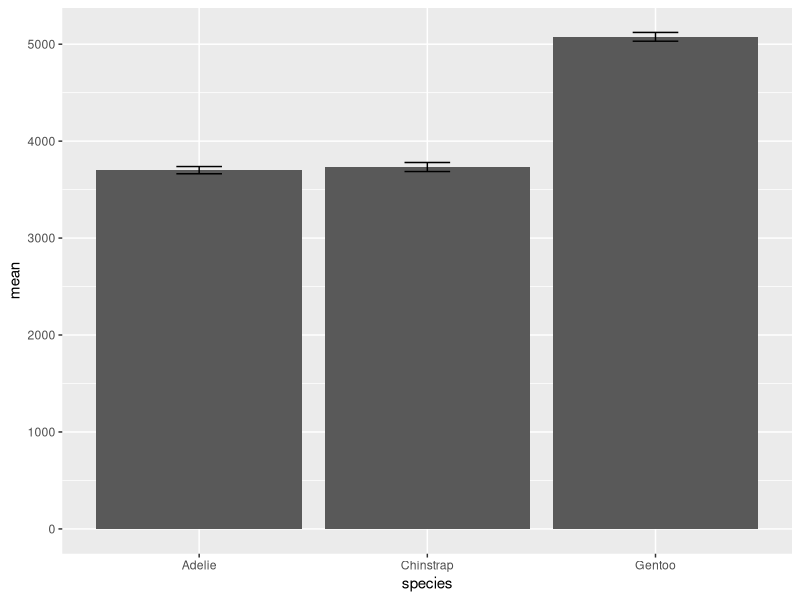
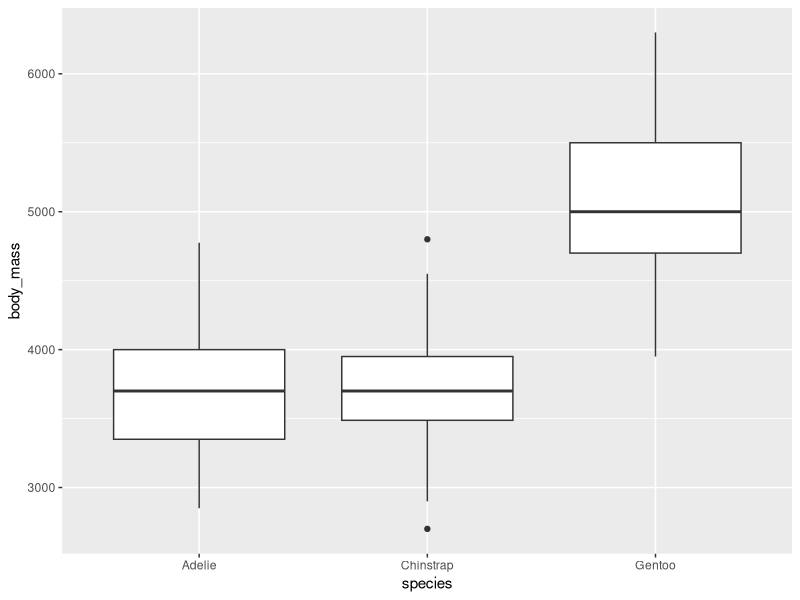
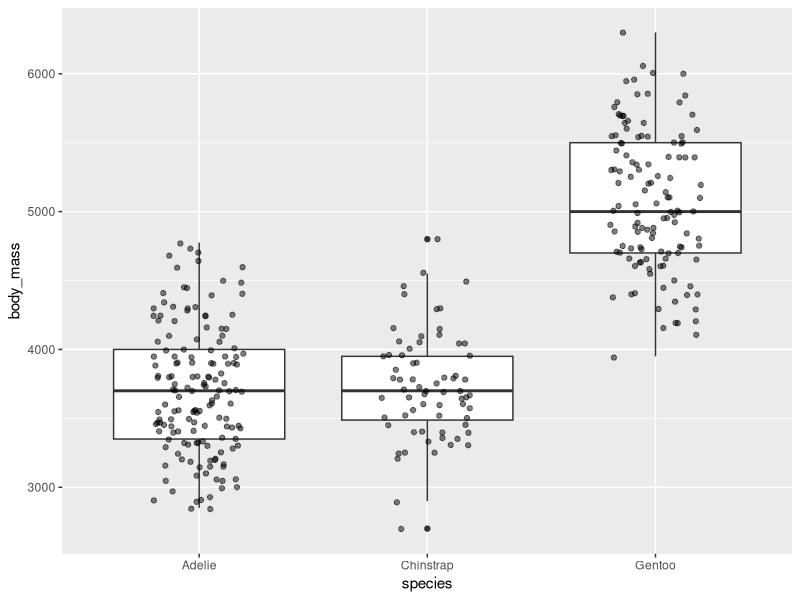
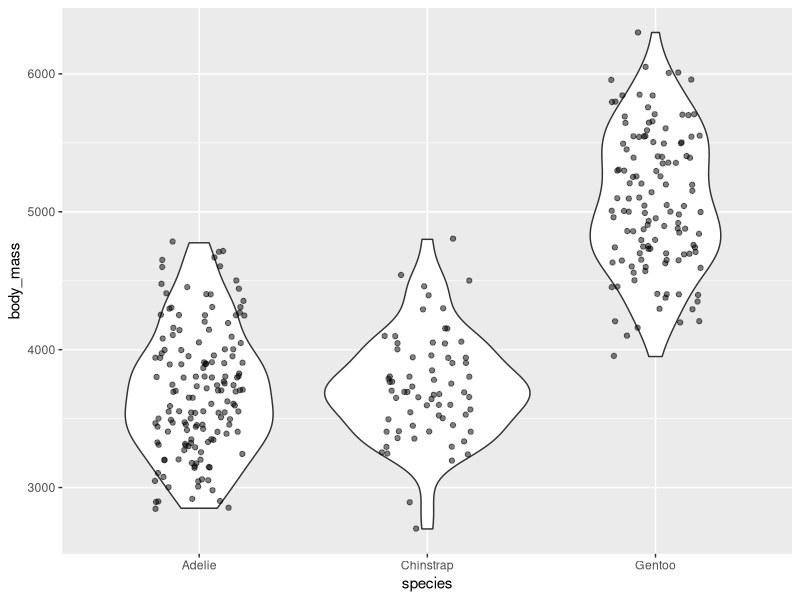
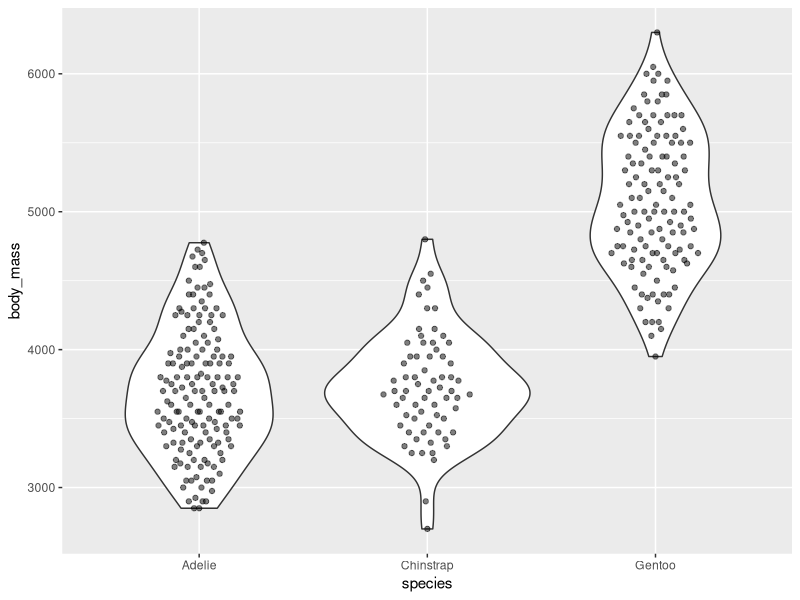
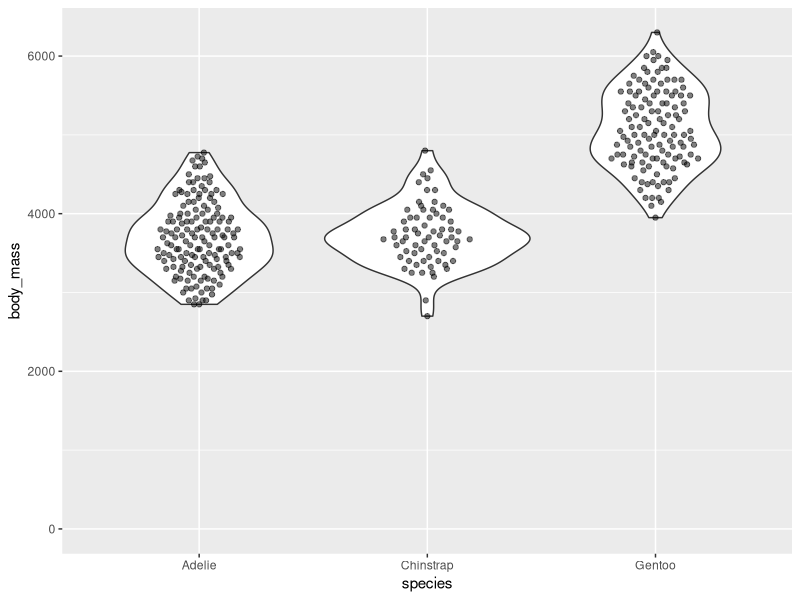
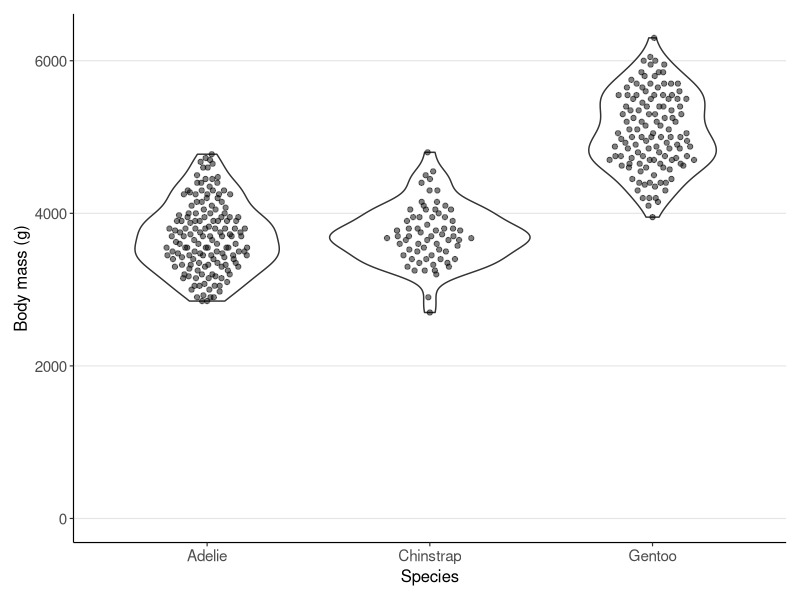
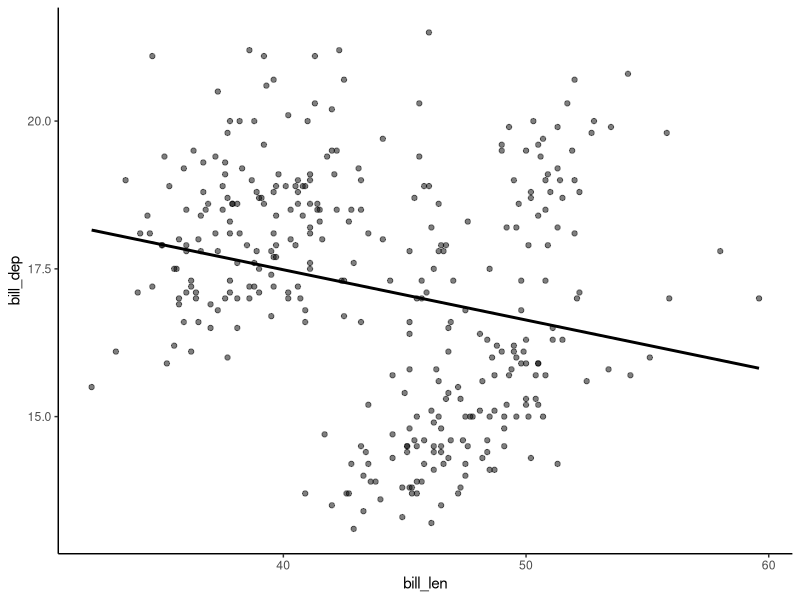

Reproduce these figures in R, in order.
## ---- chunk 1
#| warning: false
library(tidyverse)
## ---- chunk 2
head(penguins)

str(penguins)
## ---- chunk 3
penguins_summary <- penguins %>% 
  group_by(species) %>% 
  summarize(mean = mean(body_mass, na.rm = TRUE),
            se = sd(body_mass, na.rm = TRUE) / sqrt(n()))
## ---- chunk 4
head(penguins_summary)
## ---- chunk 5
penguins_summary %>% 
  ggplot(aes(x = species, y = mean)) +
  geom_col() +
  geom_errorbar(aes(ymin = mean - se, ymax = mean + se), width = 0.2)
## ---- chunk 6
penguins %>% 
  ggplot(aes(x = species, y = body_mass)) +
  geom_boxplot()
## ---- chunk 7
penguins %>% 
  ggplot(aes(x = species, y = body_mass)) +
  geom_boxplot() +
  geom_jitter(width = 0.2, alpha = 0.5)
## ---- chunk 8
penguins %>% 
  ggplot(aes(x = species, y = body_mass)) +
  geom_violin() +
  geom_jitter(width = 0.2, alpha = 0.5)
## ---- chunk 9
library(ggbeeswarm)

penguins %>% 
  ggplot(aes(x = species, y = body_mass)) +
  geom_violin() +
  geom_quasirandom(alpha = 0.5, width = 0.2)
## ---- chunk 10
penguins %>% 
  ggplot(aes(x = species, y = body_mass)) +
  geom_violin() +
  geom_quasirandom(alpha = 0.5, width = 0.2) +
  scale_y_continuous(limits = c(0, NA))
## ---- chunk 11
penguins %>% 
  ggplot(aes(x = species, y = body_mass)) +
  geom_violin() +
  geom_quasirandom(alpha = 0.5, width = 0.2) +
  scale_y_continuous(limits = c(0, NA)) +
   labs(
    x = "Species",
    y = "Body mass (g)"
  ) +
  theme_classic() +
  theme(
    legend.position = "none",  
    axis.line = element_line(linewidth = 0.4),
    axis.ticks = element_line(linewidth = 0.4),
    axis.text = element_text(size = 11),
    axis.title = element_text(size = 12),
    panel.grid.major.y = element_line(color = "grey90", linewidth = 0.4),  
    plot.margin = margin(10, 10, 10, 10)
  )
## ---- chunk 12
penguins %>% 
  ggplot(aes(x = bill_len, y = bill_dep)) +
  geom_point(alpha = 0.5) + 
  geom_smooth(method = "lm", colour = "black", se = FALSE) +
  theme_classic()
## ---- chunk 13
penguins %>% 
  ggplot(aes(x = bill_len, y = bill_dep, colour = species)) +
  geom_point(alpha = 0.5) + 
  geom_smooth(method = "lm", se = FALSE) +
  theme_classic()
